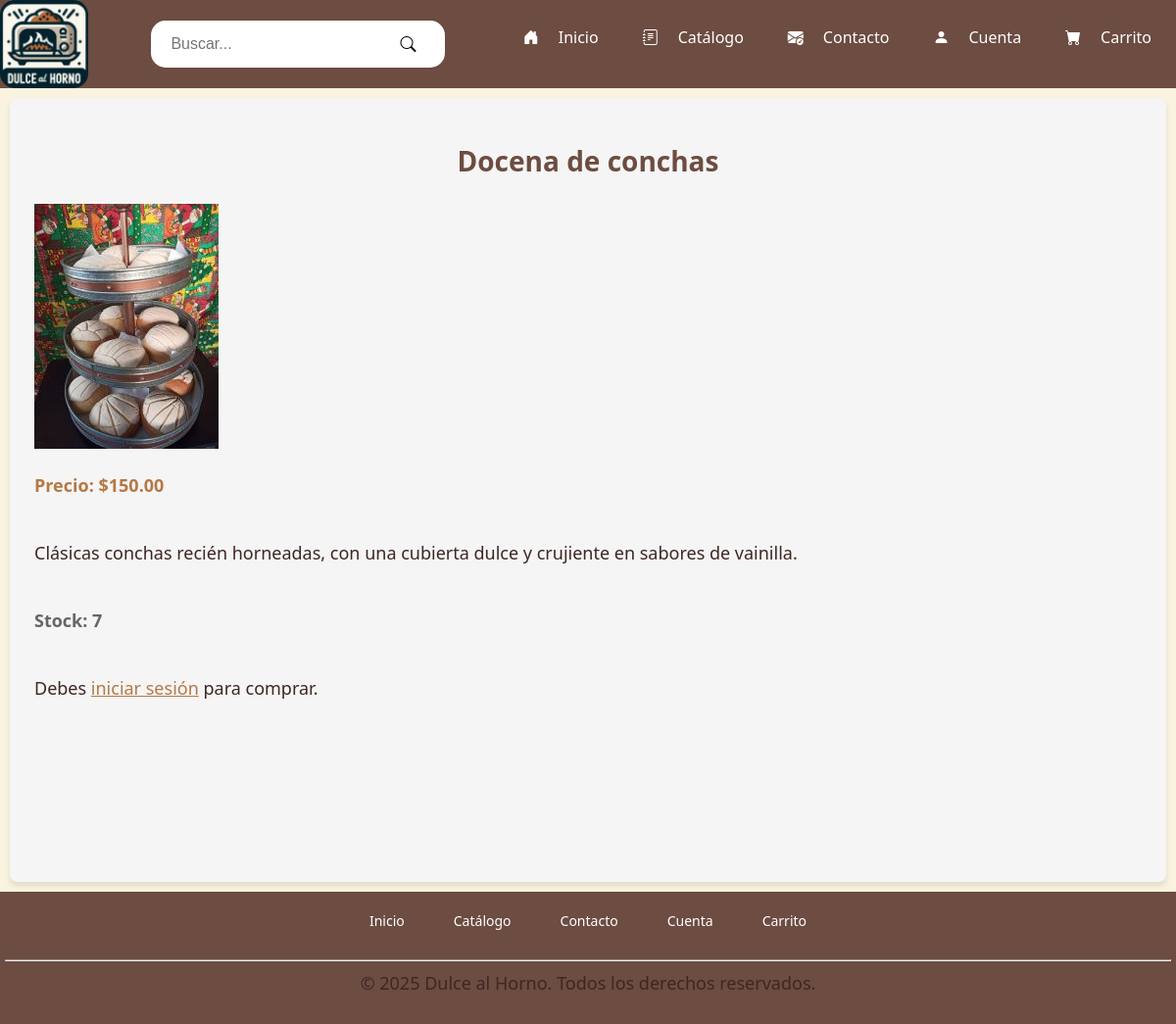
Screenshot of /productos/detalle_producto.php?id=2 with the database file from the repository.
### tables this page shows
CREATE TABLE `productos` (
  `producto_id` int(11) NOT NULL AUTO_INCREMENT,
  `nombre` varchar(100) NOT NULL,
  `precio` decimal(10,2) NOT NULL,
  `img_url` varchar(255) DEFAULT NULL,
  `estado` enum('disponible','no disponible') NOT NULL DEFAULT 'disponible',
  `descripcion` text DEFAULT NULL,
  `stock` int(11) NOT NULL DEFAULT 0,
  PRIMARY KEY (`producto_id`)
);

### productos/detalle_producto.php (the view, shortened to what this page needs)
<?php
include __DIR__ . '/../includes/alert.php';
include __DIR__ . '/../config/db.php';
$producto_id = $_GET["id"];
$sql = "SELECT *
        FROM productos
        WHERE producto_id = ?
        AND estado = 'disponible'";
$stmt = $conn->prepare($sql);
$stmt->bind_param("i", $producto_id);
$stmt->execute();
$resultado = $stmt->get_result();
$producto = $resultado->fetch_assoc();
$usuario_logueado = isset($_SESSION["usuario_id"]);
?>
<!DOCTYPE html>
<html lang="es-MX">
<head>
    <link rel="stylesheet" href="/assets/css/styles.css">
    <link rel="stylesheet" href="/assets/css/styles-banner-footer.css">
    <link href="https://cdn.jsdelivr.net/npm/bootstrap-icons/font/bootstrap-icons.css" rel="stylesheet">
</head>
<body>
    <div>
        <div id="banner-container">
            <?php include __DIR__ . '/../includes/banner.php'; ?>
        </div>
        <div class="main-container">
            <h2 class="title"><?= htmlspecialchars($producto['nombre']) ?></h2>
            <div class="producto-img">
                <?php if (!empty($producto['img_url'])): ?>
                    <img src="/<?= htmlspecialchars($producto['img_url']) ?>" alt="<?= htmlspecialchars($producto['nombre']) ?>">
                <?php else: ?>
                    <i class="bi bi-image" style="font-size: 40px; color: gray;"></i>
                <?php endif; ?>
            </div>
            <p style="color: #b47945; font-weight: bold;">Precio: $<?= number_format($producto['precio'], 2) ?></p>
            <p><?= nl2br(htmlspecialchars($producto['descripcion'])) ?></p>
            <p style="color: #666; font-weight: bold;">Stock: <?php echo (int)$producto['stock']; ?></p>
            <?php if ($producto['stock'] <= 0) { ?>
                <p style="color: red; font-weight: bold;">Producto agotado</p>
            <?php } else { ?>
                <?php if ($usuario_logueado) { ?>
                    <form action="/carrito/agregar_carrito.php" method="POST">
                        <input type="hidden" name="producto_id" value="<?= $producto_id ?>">
                        <label for="cantidad">Cantidad:</label>
                        <input type="number" id="cantidad" name="cantidad" value="1" min="1" max="<?= $producto['stock'] ?>" required style="width: 60px; margin-left: 10px;">
                        <button type="submit">Agregar al carrito</button>
                    </form>
                <?php } else { ?>
                    <p>Debes <a href="/pages/cuenta.php" onclick="abrirModal()" style="color: #b47945; text-decoration: underline;">iniciar sesión</a> para comprar.</p>
                <?php } ?>
            <?php } ?>
        </div>
        <div id="footer-container">
            <?php include __DIR__ . '/../includes/footer.php'; ?>
        </div>
    </div>
</body>
</html>

### assets/css/styles.css (style rules this page uses)
* { margin: 0; padding: 0; box-sizing: border-box; }
body { background-color: #FAF3E0; height: 100%; margin: 0; padding: 0; display: flex; flex-direction: column; font-family: 'Segoe UI', Tahoma, Geneva, Verdana, sans-serif; }
.title { font-size: 28px; color: #6D4C41; text-align: center; margin-top: 20px; font-weight: bold; }
p { font-size: 18px; color: #3E2723; margin-bottom: 20px; }
.main-container { display: flex; padding: 25px; gap: 25px; flex-direction: column; min-height: 100vh; flex: 1; margin: 10px; background-color: #F5F5F5; border-radius: 8px; box-shadow: 0 4px 6px rgba(0, 0, 0, 0.1); }

### rows the page displays
productos: nombre "Docena de conchas", img_url (picture), precio "150.00", descripcion "Clásicas conchas recién horneadas, con una cubierta dulce y crujiente en sabores de vainilla.", stock "7"
